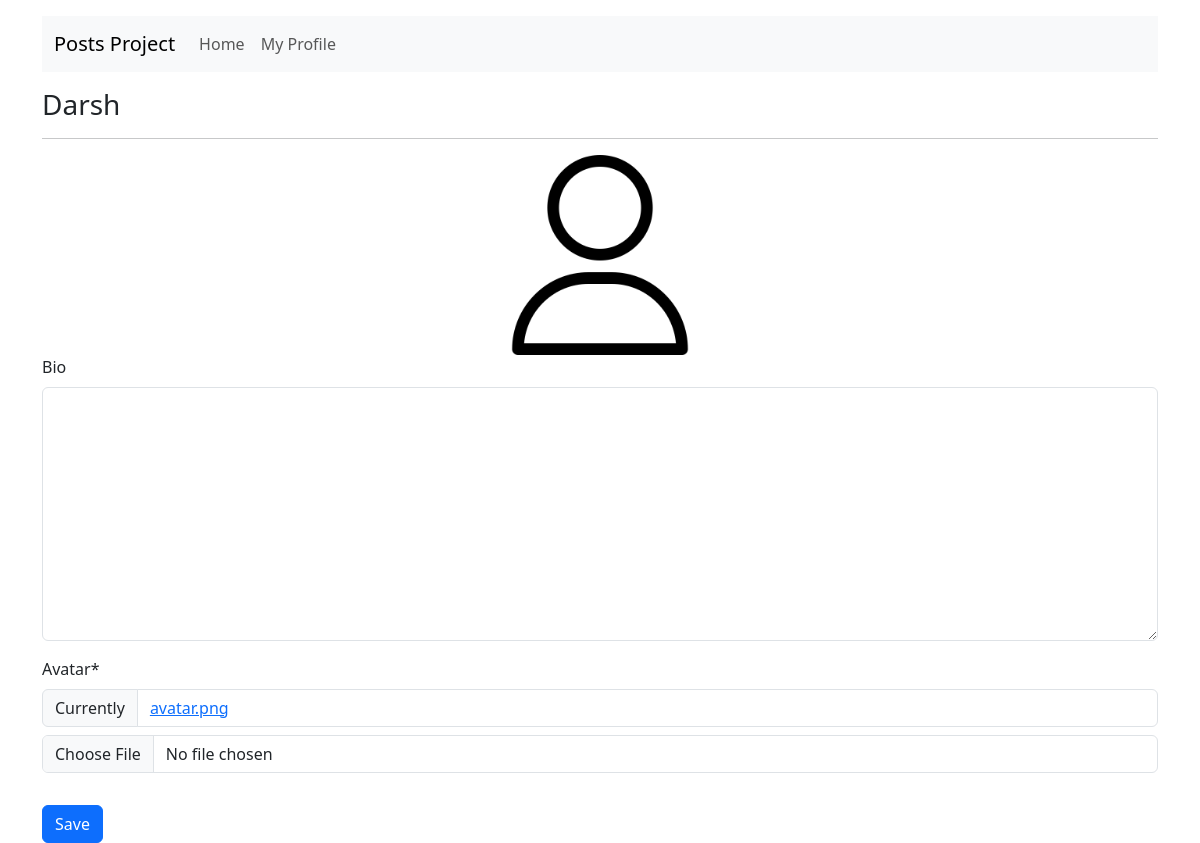
/profiles/my/ (signed in), run on an earlier commit of the app's database.
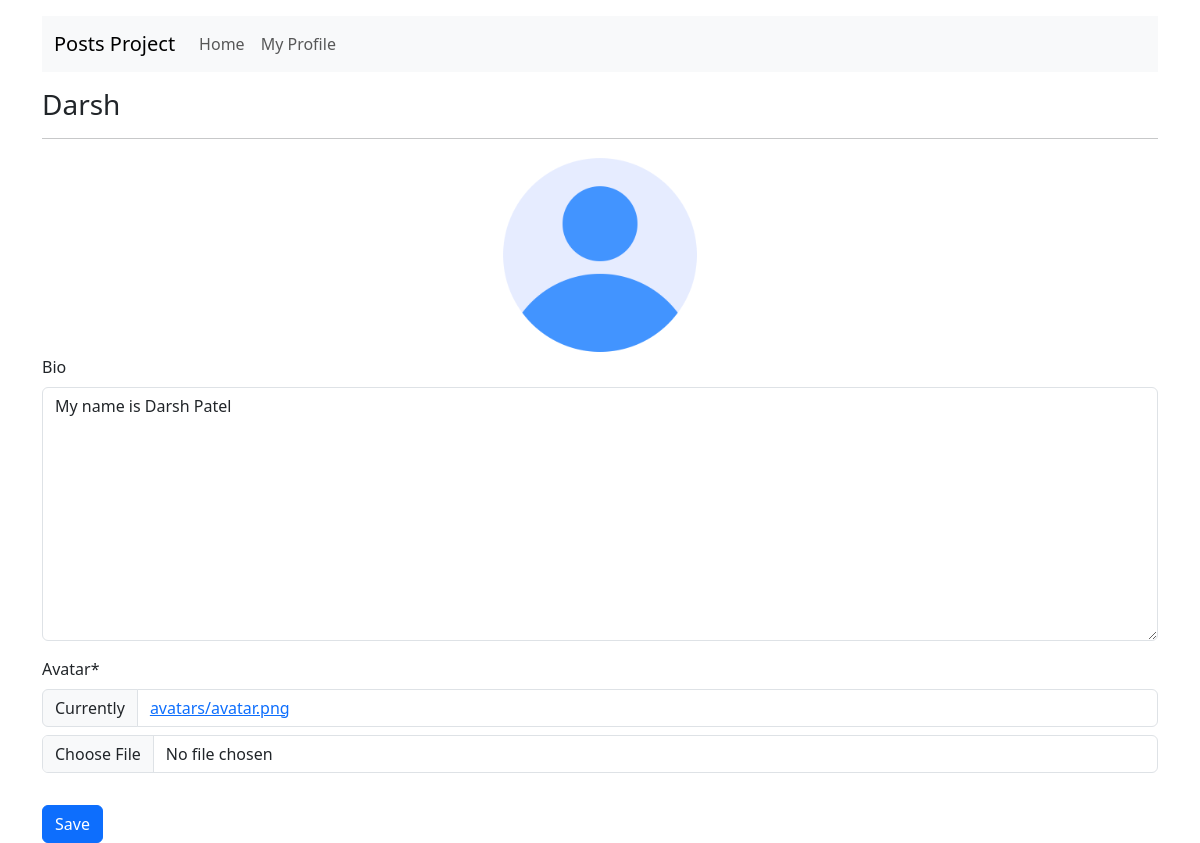
And on a later commit of the database.
### profiles/models.py (models this page shows, shortened)
class Profile(models.Model):
    user = models.OneToOneField(User, on_delete = models.CASCADE)
    bio = models.TextField(blank = True)
    avatar = models.ImageField(default = 'avatar.png', upload_to='avatars')
    updated = models.DateTimeField(auto_now = True)
    created = models.DateTimeField(auto_now_add = True)

### profiles/views.py (the view, shortened to what this page needs)
# urls.py: path("my/", my_profile_view, name="my-profile")
@login_required
def my_profile_view(request):
    obj = Profile.objects.get(user = request.user)
    form = ProfileForm(request.POST or None, request.FILES or None, instance=obj)
    context ={
        'obj': obj,
        'form': form,
    }
    return render(request, "profiles/main.html", context)

### profiles/forms.py
class ProfileForm(forms.ModelForm):
    class Meta:
        model = Profile
        fields = ['bio','avatar']

### profiles/templates/profiles/main.html (shortened to what this page needs)
{% extends "base.html" %}
{% load static %}
{% load crispy_forms_tags %}
{% block content %}
    <h3> {{obj.user}}</h3>
    <hr>
    <div class="text-center" id = "avatar-box">
        <img src = "{{ obj.avatar.url }}" class="rounded" height="200px" width="auto" alt = "{{obj.user.username}}">
    </div>
    <form id="profile-form">
        {{form|crispy}}
        <button type="submit" class="btn btn-primary mt-3">Save</button>
    </form>
{% endblock content %}

What changed in the data, as far as the page shows it:
changed Profile "Darsh": avatar: a different picture; bio (not shown) → "My name is Darsh Patel"
Also different on the page:
text no longer shown: "Bio Avatar * Currently avatar.png"
text now shown: "Bio Avatar * Currently avatars/avatar.png"
